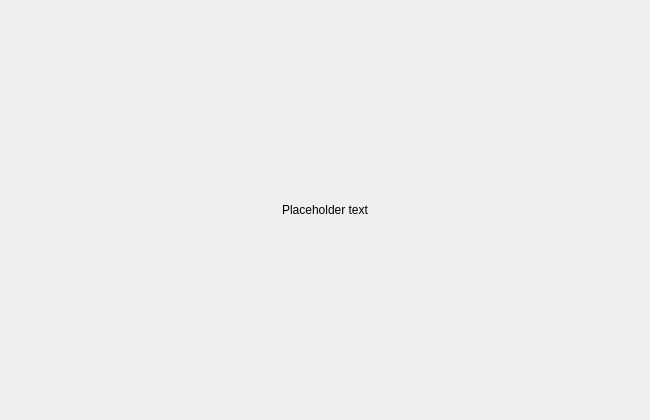
<?xml version="1.0" encoding="UTF-8"?>
<ui version="4.0">
 <class>StartOptions</class>
 <widget class="QWidget" name="StartOptions">
  <property name="geometry">
   <rect>
    <x>0</x>
    <y>0</y>
    <width>300</width>
    <height>100</height>
   </rect>
  </property>
  <property name="sizePolicy">
   <sizepolicy hsizetype="MinimumExpanding" vsizetype="MinimumExpanding">
    <horstretch>0</horstretch>
    <verstretch>0</verstretch>
   </sizepolicy>
  </property>
  <property name="minimumSize">
   <size>
    <width>650</width>
    <height>420</height>
   </size>
  </property>
  <property name="windowTitle">
   <string>StartOptions Dialog</string>
  </property>
  <layout class="QVBoxLayout" name="verticalLayout">
   <property name="sizeConstraint">
    <enum>QLayout::SetMinimumSize</enum>
   </property>
   <item>
    <widget class="QLabel" name="welcomeIcon">
     <property name="sizePolicy">
      <sizepolicy hsizetype="Minimum" vsizetype="Preferred">
       <horstretch>0</horstretch>
       <verstretch>0</verstretch>
      </sizepolicy>
     </property>
     <property name="text">
      <string notr="true">Placeholder text</string>
     </property>
     <property name="textFormat">
      <enum>Qt::RichText</enum>
     </property>
     <property name="alignment">
      <set>Qt::AlignCenter</set>
     </property>
     <property name="wordWrap">
      <bool>true</bool>
     </property>
    </widget>
   </item>
  </layout>
 </widget>
 <resources/>
 <connections/>
</ui>
